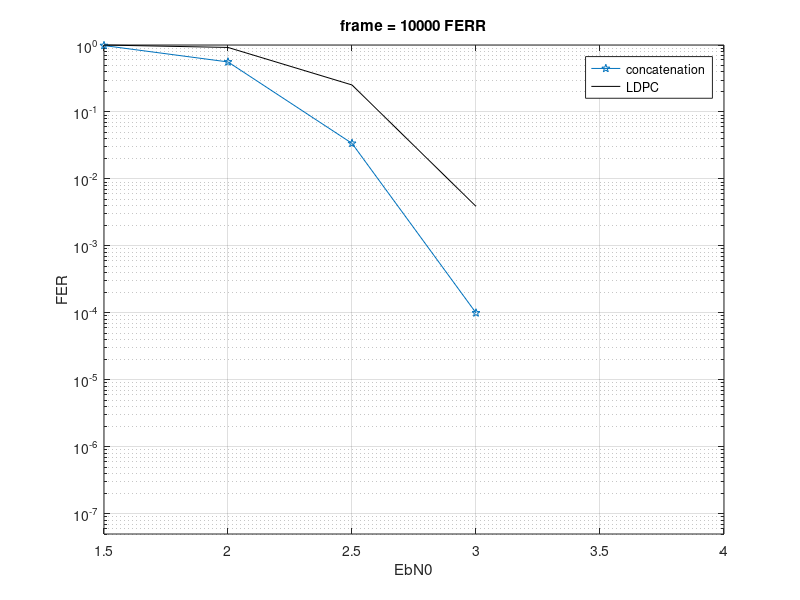

Reproduce this figure in MATLAB.
clear;

load('f2_1w.mat');
x = 1.5:.5:4;
y1 = f2_1w(1,1:6);
y2 = f2_1w(2,1:6);


semilogy(x,y1,'p-');

hold on
semilogy(x,y2,'k');
hold on

axis([1.5 4 5*1e-8 1]);
title('frame = 10000 FERR');
legend('concatenation','LDPC');
xlabel('EbN0');
ylabel('FER');
grid on;